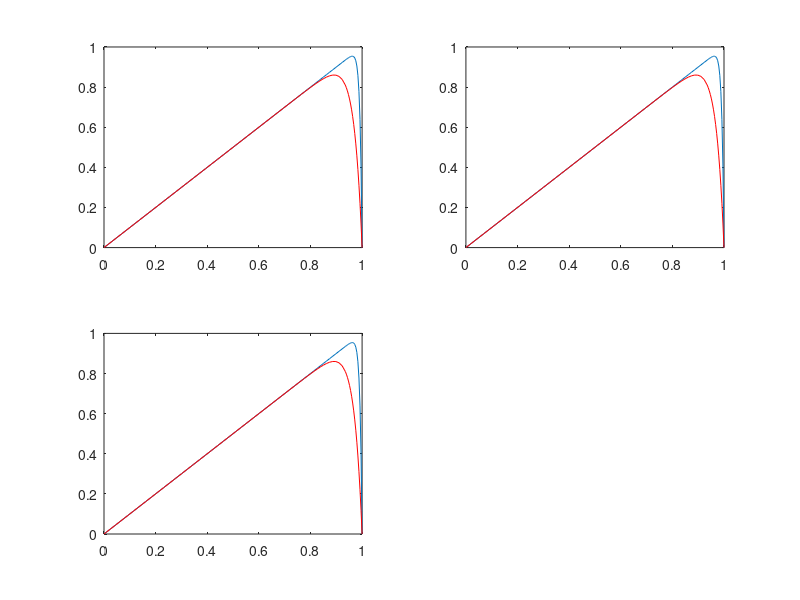

The MATLAB script that drew this image:
clc
clear all
format short e

    e2=2^(-5);
    e1=2^(-7);
  
    c1=1/(1-exp(-1/e1));
    c2=1/(1-exp(-1/e2));

%for N_counter =1:2
    Nx=64;
  
    
 
sig2=min(1/2,2*e2*log(Nx));
sig1=min(sig2/2,2*(e1)*log(Nx));



% construction of mesh points 
 
for i=1:(Nx/2)
      h(i)=2*(1-sig2)/Nx;
end

for i=(Nx/2)+1:3*Nx/4
    h(i)=(4*((sig2)-(sig1)))/Nx;
 end
for i=(3*Nx/4)+1:Nx
    h(i)=(4*(sig1))/Nx;
end


 %%%%%%%%%%
for i=1:Nx-1
    x(1)=0;
    x(i+1)=x(i)+h(i);
    x(Nx+1)=1;
end
x;


 for i=1:Nx+1

     U1(i)=(c1*(1-exp(-(1-x(i))/e1))-(1-x(i)));
      U2(i)=(c2*(1-exp(-(1-x(i))/e2))-(1-x(i)));
  
end

figure
subplot(2,2,1)
 plot(x,U1)
 hold on
 plot(x,U2,'r')
 hold off
%plot(x,y1)
title('')

subplot(2,2,2)
 plot(x,U1)
 hold on
 plot(x,U2,'r')
 hold off
title('')

subplot(2,2,3)
 plot(x,U1)
 hold on
 plot(x,U2,'r')
 hold off
title('')
